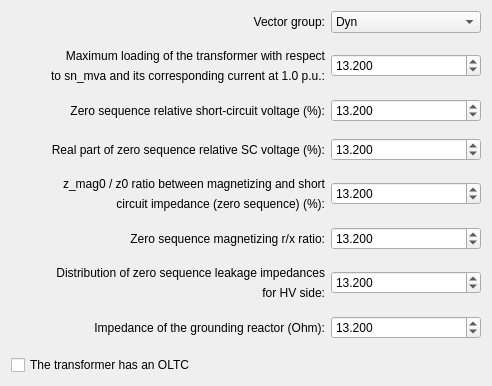
     <widget class="QWidget" name="tab_2">
      <attribute name="title">
       <string>3-phase PF and 1-phase SC</string>
      </attribute>
      <layout class="QVBoxLayout" name="verticalLayout_7">
       <item>
        <layout class="QHBoxLayout" name="horizontalLayout_19">
         <item>
          <spacer name="horizontalSpacer">
           <property name="orientation">
            <enum>Qt::Horizontal</enum>
           </property>
           <property name="sizeHint" stdset="0">
            <size>
             <width>40</width>
             <height>20</height>
            </size>
           </property>
          </spacer>
         </item>
         <item>
          <widget class="QLabel" name="tap_side_2">
           <property name="text">
            <string>Vector group:</string>
           </property>
           <property name="alignment">
            <set>Qt::AlignRight|Qt::AlignTrailing|Qt::AlignVCenter</set>
           </property>
          </widget>
         </item>
         <item>
          <widget class="QComboBox" name="vector_group">
           <property name="minimumSize">
            <size>
             <width>150</width>
             <height>0</height>
            </size>
           </property>
           <item>
            <property name="text">
             <string>Dyn</string>
            </property>
           </item>
           <item>
            <property name="text">
             <string>Yyn</string>
            </property>
           </item>
           <item>
            <property name="text">
             <string>Yzn</string>
            </property>
           </item>
           <item>
            <property name="text">
             <string>YNyn</string>
            </property>
           </item>
          </widget>
         </item>
        </layout>
       </item>
       <item>
        <layout class="QHBoxLayout" name="horizontalLayout_6">
         <item>
          <spacer name="horizontalSpacer_2">
           <property name="orientation">
            <enum>Qt::Horizontal</enum>
           </property>
           <property name="sizeHint" stdset="0">
            <size>
             <width>40</width>
             <height>20</height>
            </size>
           </property>
          </spacer>
         </item>
         <item>
          <layout class="QVBoxLayout" name="verticalLayout_4">
           <item>
            <spacer name="verticalSpacer_5">
             <property name="orientation">
              <enum>Qt::Vertical</enum>
             </property>
             <property name="sizeType">
              <enum>QSizePolicy::Minimum</enum>
             </property>
             <property name="sizeHint" stdset="0">
              <size>
               <width>20</width>
               <height>10</height>
              </size>
             </property>
            </spacer>
           </item>
           <item>
            <widget class="QLabel" name="label_8">
             <property name="text">
              <string>Maximum loading of the transformer with respect</string>
             </property>
             <property name="alignment">
              <set>Qt::AlignRight|Qt::AlignTrailing|Qt::AlignVCenter</set>
             </property>
            </widget>
           </item>
           <item>
            <widget class="QLabel" name="label_9">
             <property name="text">
              <string>to sn_mva and its corresponding current at 1.0 p.u.:</string>
             </property>
             <property name="alignment">
              <set>Qt::AlignRight|Qt::AlignTrailing|Qt::AlignVCenter</set>
             </property>
            </widget>
           </item>
           <item>
            <spacer name="verticalSpacer">
             <property name="orientation">
              <enum>Qt::Vertical</enum>
             </property>
             <property name="sizeType">
              <enum>QSizePolicy::Minimum</enum>
             </property>
             <property name="sizeHint" stdset="0">
              <size>
               <width>20</width>
               <height>10</height>
              </size>
             </property>
            </spacer>
           </item>
          </layout>
         </item>
         <item>
          <widget class="QDoubleSpinBox" name="max_loading_percent">
           <property name="minimumSize">
            <size>
             <width>150</width>
             <height>0</height>
            </size>
           </property>
           <property name="decimals">
            <number>3</number>
           </property>
           <property name="minimum">
            <double>0.001000000000000</double>
           </property>
           <property name="maximum">
            <double>100.000000000000000</double>
           </property>
           <property name="singleStep">
            <double>10.000000000000000</double>
           </property>
           <property name="value">
            <double>13.199999999999999</double>
           </property>
          </widget>
         </item>
        </layout>
       </item>
       <item>
        <layout class="QHBoxLayout" name="horizontalLayout_7">
         <item>
          <spacer name="horizontalSpacer_3">
           <property name="orientation">
            <enum>Qt::Horizontal</enum>
           </property>
           <property name="sizeHint" stdset="0">
            <size>
             <width>40</width>
             <height>20</height>
            </size>
           </property>
          </spacer>
         </item>
         <item>
          <widget class="QLabel" name="label_10">
           <property name="text">
            <string>Zero sequence relative short-circuit voltage (%):</string>
           </property>
           <property name="alignment">
            <set>Qt::AlignRight|Qt::AlignTrailing|Qt::AlignVCenter</set>
           </property>
          </widget>
         </item>
         <item>
          <widget class="QDoubleSpinBox" name="vk0_percent">
           <property name="minimumSize">
            <size>
             <width>150</width>
             <height>0</height>
            </size>
           </property>
           <property name="decimals">
            <number>3</number>
           </property>
           <property name="minimum">
            <double>0.000000000000000</double>
           </property>
           <property name="maximum">
            <double>100.000000000000000</double>
           </property>
           <property name="singleStep">
            <double>1.000000000000000</double>
           </property>
           <property name="value">
            <double>13.199999999999999</double>
           </property>
          </widget>
         </item>
        </layout>
       </item>
       <item>
        <spacer name="verticalSpacer_15">
         <property name="orientation">
          <enum>Qt::Vertical</enum>
         </property>
         <property name="sizeType">
          <enum>QSizePolicy::Fixed</enum>
         </property>
         <property name="sizeHint" stdset="0">
          <size>
           <width>20</width>
           <height>10</height>
          </size>
         </property>
        </spacer>
       </item>
       <item>
        <layout class="QHBoxLayout" name="horizontalLayout_20">
         <item>
          <spacer name="horizontalSpacer_4">
           <property name="orientation">
            <enum>Qt::Horizontal</enum>
           </property>
           <property name="sizeHint" stdset="0">
            <size>
             <width>40</width>
             <height>20</height>
            </size>
           </property>
          </spacer>
         </item>
         <item>
          <widget class="QLabel" name="label_11">
           <property name="text">
            <string>Real part of zero sequence relative SC voltage (%):</string>
           </property>
           <property name="alignment">
            <set>Qt::AlignRight|Qt::AlignTrailing|Qt::AlignVCenter</set>
           </property>
          </widget>
         </item>
         <item>
          <widget class="QDoubleSpinBox" name="vkr0_percent">
           <property name="minimumSize">
            <size>
             <width>150</width>
             <height>0</height>
            </size>
           </property>
           <property name="decimals">
            <number>3</number>
           </property>
           <property name="minimum">
            <double>0.000000000000000</double>
           </property>
           <property name="maximum">
            <double>100.000000000000000</double>
           </property>
           <property name="singleStep">
            <double>1.000000000000000</double>
           </property>
           <property name="value">
            <double>13.199999999999999</double>
           </property>
          </widget>
         </item>
        </layout>
       </item>
       <item>
        <layout class="QHBoxLayout" name="horizontalLayout_21">
         <item>
          <spacer name="horizontalSpacer_5">
           <property name="orientation">
            <enum>Qt::Horizontal</enum>
           </property>
           <property name="sizeHint" stdset="0">
            <size>
             <width>40</width>
             <height>20</height>
            </size>
           </property>
          </spacer>
         </item>
         <item>
          <layout class="QVBoxLayout" name="verticalLayout_5">
           <item>
            <spacer name="verticalSpacer_11">
             <property name="orientation">
              <enum>Qt::Vertical</enum>
             </property>
             <property name="sizeType">
              <enum>QSizePolicy::Minimum</enum>
             </property>
             <property name="sizeHint" stdset="0">
              <size>
               <width>20</width>
               <height>10</height>
              </size>
             </property>
            </spacer>
           </item>
           <item>
            <widget class="QLabel" name="label_20">
             <property name="text">
              <string>z_mag0 / z0 ratio between magnetizing and short</string>
             </property>
             <property name="alignment">
              <set>Qt::AlignRight|Qt::AlignTrailing|Qt::AlignVCenter</set>
             </property>
            </widget>
           </item>
           <item>
            <widget class="QLabel" name="label_21">
             <property name="text">
              <string>circuit impedance (zero sequence) (%):</string>
             </property>
             <property name="alignment">
              <set>Qt::AlignRight|Qt::AlignTrailing|Qt::AlignVCenter</set>
             </property>
            </widget>
           </item>
           <item>
            <spacer name="verticalSpacer_12">
             <property name="orientation">
              <enum>Qt::Vertical</enum>
             </property>
             <property name="sizeType">
              <enum>QSizePolicy::Minimum</enum>
             </property>
             <property name="sizeHint" stdset="0">
              <size>
               <width>20</width>
               <height>10</height>
              </size>
             </property>
            </spacer>
           </item>
          </layout>
         </item>
         <item>
          <widget class="QDoubleSpinBox" name="mag0_percent">
           <property name="minimumSize">
            <size>
             <width>150</width>
             <height>0</height>
            </size>
           </property>
           <property name="decimals">
            <number>3</number>
           </property>
           <property name="minimum">
            <double>0.000000000000000</double>
           </property>
           <property name="maximum">
            <double>100.000000000000000</double>
           </property>
           <property name="singleStep">
            <double>1.000000000000000</double>
           </property>
           <property name="value">
            <double>13.199999999999999</double>
           </property>
          </widget>
         </item>
        </layout>
       </item>
       <item>
        <layout class="QHBoxLayout" name="horizontalLayout_22">
         <item>
          <spacer name="horizontalSpacer_6">
           <property name="orientation">
            <enum>Qt::Horizontal</enum>
           </property>
           <property name="sizeHint" stdset="0">
            <size>
             <width>40</width>
             <height>20</height>
            </size>
           </property>
          </spacer>
         </item>
         <item>
          <widget class="QLabel" name="label_19">
           <property name="text">
            <string>Zero sequence magnetizing r/x ratio:</string>
           </property>
           <property name="alignment">
            <set>Qt::AlignRight|Qt::AlignTrailing|Qt::AlignVCenter</set>
           </property>
          </widget>
         </item>
         <item>
          <widget class="QDoubleSpinBox" name="mag0_rx">
           <property name="minimumSize">
            <size>
             <width>150</width>
             <height>0</height>
            </size>
           </property>
           <property name="decimals">
            <number>3</number>
           </property>
           <property name="minimum">
            <double>-10000.000000000000000</double>
           </property>
           <property name="maximum">
            <double>10000.000000000000000</double>
           </property>
           <property name="singleStep">
            <double>1.000000000000000</double>
           </property>
           <property name="value">
            <double>13.199999999999999</double>
           </property>
          </widget>
         </item>
        </layout>
       </item>
       <item>
        <layout class="QHBoxLayout" name="horizontalLayout_23">
         <item>
          <spacer name="horizontalSpacer_7">
           <property name="orientation">
            <enum>Qt::Horizontal</enum>
           </property>
           <property name="sizeHint" stdset="0">
            <size>
             <width>40</width>
             <height>20</height>
            </size>
           </property>
          </spacer>
         </item>
         <item>
          <layout class="QVBoxLayout" name="verticalLayout_6">
           <item>
            <spacer name="verticalSpacer_13">
             <property name="orientation">
              <enum>Qt::Vertical</enum>
             </property>
             <property name="sizeType">
              <enum>QSizePolicy::Minimum</enum>
             </property>
             <property name="sizeHint" stdset="0">
              <size>
               <width>20</width>
               <height>10</height>
              </size>
             </property>
            </spacer>
           </item>
           <item>
            <widget class="QLabel" name="label_22">
             <property name="text">
              <string>Distribution of zero sequence leakage impedances</string>
             </property>
             <property name="alignment">
              <set>Qt::AlignRight|Qt::AlignTrailing|Qt::AlignVCenter</set>
             </property>
            </widget>
           </item>
           <item>
            <widget class="QLabel" name="label_23">
             <property name="text">
              <string>for HV side:</string>
             </property>
             <property name="alignment">
              <set>Qt::AlignRight|Qt::AlignTrailing|Qt::AlignVCenter</set>
             </property>
            </widget>
           </item>
           <item>
            <spacer name="verticalSpacer_14">
             <property name="orientation">
              <enum>Qt::Vertical</enum>
             </property>
             <property name="sizeType">
              <enum>QSizePolicy::Minimum</enum>
             </property>
             <property name="sizeHint" stdset="0">
              <size>
               <width>20</width>
               <height>10</height>
              </size>
             </property>
            </spacer>
           </item>
          </layout>
         </item>
         <item>
          <widget class="QDoubleSpinBox" name="si0_hv_partial">
           <property name="minimumSize">
            <size>
             <width>150</width>
             <height>0</height>
            </size>
           </property>
           <property name="decimals">
            <number>3</number>
           </property>
           <property name="minimum">
            <double>0.000000000000000</double>
           </property>
           <property name="maximum">
            <double>10000.000000000000000</double>
           </property>
           <property name="singleStep">
            <double>1.000000000000000</double>
           </property>
           <property name="value">
            <double>13.199999999999999</double>
           </property>
          </widget>
         </item>
        </layout>
       </item>
       <item>
        <layout class="QHBoxLayout" name="horizontalLayout_25">
         <item>
          <spacer name="horizontalSpacer_8">
           <property name="orientation">
            <enum>Qt::Horizontal</enum>
           </property>
           <property name="sizeHint" stdset="0">
            <size>
             <width>40</width>
             <height>20</height>
            </size>
           </property>
          </spacer>
         </item>
         <item>
          <widget class="QLabel" name="label_24">
           <property name="text">
            <string>Impedance of the grounding reactor (Ohm):</string>
           </property>
           <property name="alignment">
            <set>Qt::AlignRight|Qt::AlignTrailing|Qt::AlignVCenter</set>
           </property>
          </widget>
         </item>
         <item>
          <widget class="QDoubleSpinBox" name="xn_ohm">
           <property name="minimumSize">
            <size>
             <width>150</width>
             <height>0</height>
            </size>
           </property>
           <property name="decimals">
            <number>3</number>
           </property>
           <property name="minimum">
            <double>-10000.000000000000000</double>
           </property>
           <property name="maximum">
            <double>10000.000000000000000</double>
           </property>
           <property name="singleStep">
            <double>1.000000000000000</double>
           </property>
           <property name="value">
            <double>13.199999999999999</double>
           </property>
          </widget>
         </item>
        </layout>
       </item>
       <item>
        <spacer name="verticalSpacer_16">
         <property name="orientation">
          <enum>Qt::Vertical</enum>
         </property>
         <property name="sizeType">
          <enum>QSizePolicy::Fixed</enum>
         </property>
         <property name="sizeHint" stdset="0">
          <size>
           <width>20</width>
           <height>10</height>
          </size>
         </property>
        </spacer>
       </item>
       <item>
        <layout class="QHBoxLayout" name="horizontalLayout_24">
         <item>
          <widget class="QCheckBox" name="oltc">
           <property name="text">
            <string>The transformer has an OLTC</string>
           </property>
          </widget>
         </item>
        </layout>
       </item>
      </layout>
     </widget>
